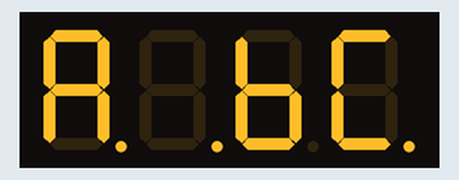
Simulated run of this program. Board: Arduino Uno, built with avr-gcc and run on an emulated ATmega328P. Shown: 4-digit seven-segment display.

Above: at 0.1 s.
At 1.1 s:
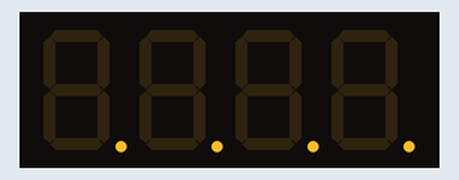
At 2.1 s:
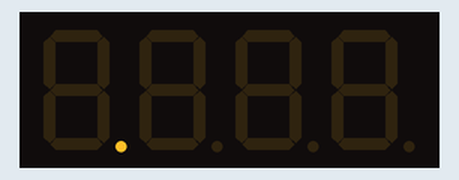
At 4.1 s:
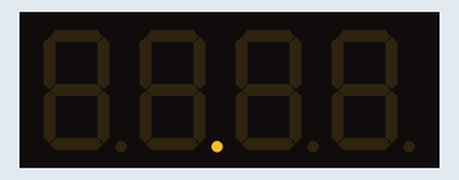
At 6.1 s:
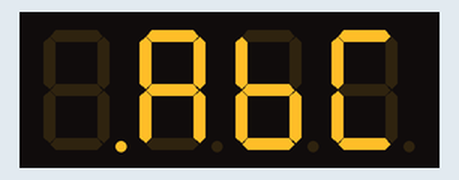
At 10.1 s:
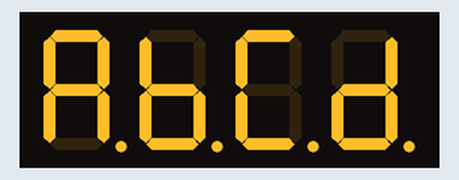

Measured:
- by itself, everything shown: repeats every 12.0 s, in 11 steps
- what the display in image 0 shows lasts 1.0 s, from 0.0 s to 1.0 s
- what the display in image 2 shows lasts 2.0 s, from 2.0 s to 4.0 s

The program:

main.cpp
```cpp
#include <Arduino.h>
#include <string.h>
#include "SevSeg.h"
SevSeg sevseg;

#define MAX_NUMBER_STRINGS 12
#define MAX_STRING_SIZE 12
char testStrings[MAX_NUMBER_STRINGS][MAX_STRING_SIZE];

#define PATTERN_CHANGE_TIME 1000
unsigned long timer;
byte testStringsPos = 0;

void setup() {
  byte numDigits = 4;
  byte digitPins[] = {2, 3, 4, 5};
  byte segmentPins[] = {6, 7, 8, 9, 10, 11, 12, 13};
  bool resistorsOnSegments = false;
  byte hardwareConfig = COMMON_ANODE;
  bool updateWithDelays = false;
  bool leadingZeros = false;

  sevseg.begin(hardwareConfig, numDigits, digitPins, segmentPins, resistorsOnSegments, updateWithDelays, leadingZeros);
  sevseg.setBrightness(90);
  timer = millis() - PATTERN_CHANGE_TIME;
  strcpy(testStrings[0], "A..BC.");
  strcpy(testStrings[1], "....");
  strcpy(testStrings[2], ".   ");
  strcpy(testStrings[3], " .  ");
  strcpy(testStrings[4], "  . ");
  strcpy(testStrings[5], "   .");
  strcpy(testStrings[6], ".ABC");
  strcpy(testStrings[7], "A.BCD");
  strcpy(testStrings[8], "A.B.CD");
  strcpy(testStrings[9], "A.B.C.D");
  strcpy(testStrings[10], "A.B.C.D.");
  strcpy(testStrings[11], ". . . .");
}

void loop() {
  if (millis() > (timer + PATTERN_CHANGE_TIME)) {
    sevseg.setChars(testStrings[testStringsPos]);
    testStringsPos++;
    if (testStringsPos >= MAX_NUMBER_STRINGS) testStringsPos = 0;
    timer = millis();
  }
  sevseg.refreshDisplay();
}
```
